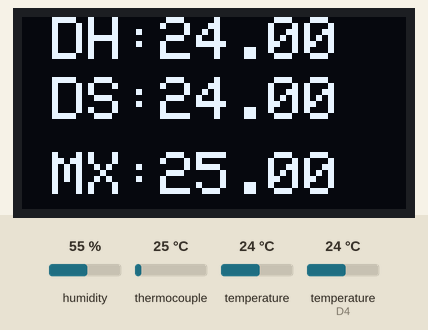
Recording of a sketch running on a simulated ESP8266 (NodeMCU). Shown: 128×64 one-colour display. Inputs (shaded band) come from the test bench; at power-on: thermocouple 25 °C, temperature 24 °C, temperature (sensor on D4) 24 °C, humidity 55 %. WiFi joins after 1.5 s; servers stay silent unless stated; uploads are accepted with an empty reply; what the sketch prints to the serial monitor is not drawn.

Above: at 5.4 s.
5.5 s: thermocouple set to 6 °C
At 10.9 s:
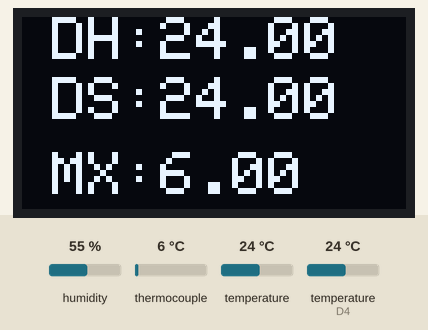
11.4 s: temperature (sensor 0) set to 12 °C
At 15.6 s:
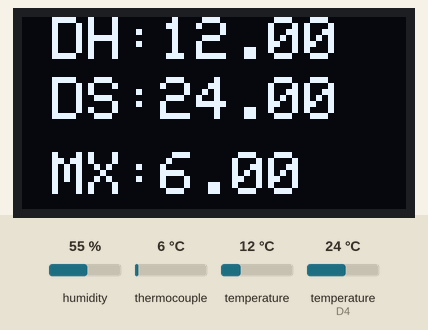
17.1 s: temperature (sensor on D4) set to 12 °C
At 21.5 s:
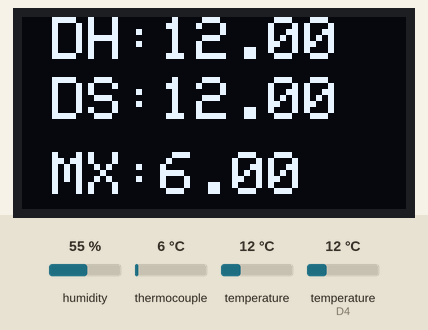
22.8 s: thermocouple set to 75 °C
At 26.1 s:
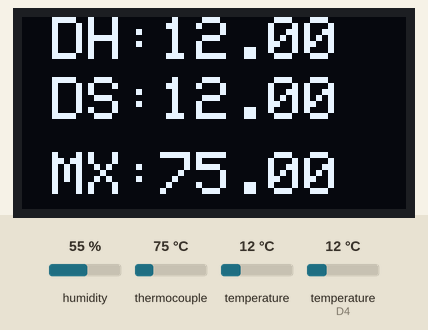
28.5 s: temperature (sensor 0) set to 19 °C
At 30.9 s:
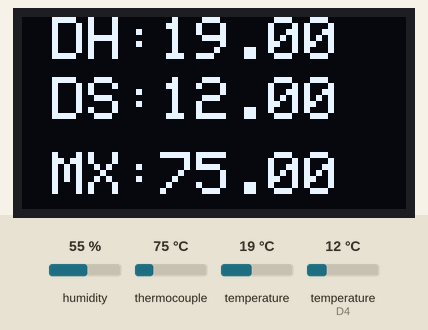
34.2 s: temperature (sensor on D4) set to 19 °C
At 36.7 s:
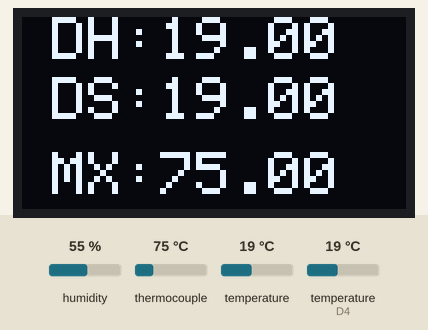
Timing chart, 0 to 38.2 s (numbered marks = the images above; inputs shaded):
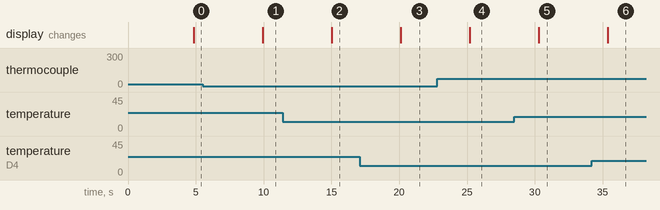

The sketch:

iot_based_various_temp_monitoring_using_google_sheet_final.ino
```cpp
#include <Adafruit_GFX.h>
#include <Adafruit_SSD1306.h>
#include <ESP8266WiFi.h>
#include <WiFiClientSecure.h>
///////////////////////////////////These libraries are for interfacing DHT sensor
#include "DHT.h"
const int DHTPIN = D3;
#define DHTTYPE DHT11   // DHT 11
DHT dht(DHTPIN, DHTTYPE);
//////////////////////////////////These libraries are for DS18B20 sensor
#include <OneWire.h>
#include <DallasTemperature.h>
#define ONE_WIRE_BUS D4
OneWire oneWire(ONE_WIRE_BUS);
// Pass our oneWire reference to Dallas Temperature sensor
DallasTemperature sensors(&oneWire);
/////////////////////////////////These libraries are for MAX6675 temperature sensor
#include <Wire.h>
#include <max6675.h>
#define CLK D5
#define CS D6
#define DO D7
MAX6675 thermocouple(CLK, CS, DO);
/////////////////////////////////////
#define ON_Board_LED 2  //--> Defining an On Board LED, used for indicators when the process of connecting to a wifi router

////////////////// SSD1306 oled Display instructions

#define SCREEN_WIDTH 128 // OLED display width, in pixels
#define SCREEN_HEIGHT 64 // OLED display height, in pixels
// Declaration for an SSD1306 display connected to I2C (SDA, SCL pins)
#define OLED_RESET     -1 // Reset pin # (or -1 if sharing Arduino reset pin)
Adafruit_SSD1306 display(SCREEN_WIDTH, SCREEN_HEIGHT, &Wire, OLED_RESET);

///////////////////////Variables for various temperature sensor
float temp; //to store the temperature value
float hum; // to store the humidity value
float dstemp;
float maxtemp;

const char* ssid = "theinfoflux"; //--> Your wifi name or SSID.
const char* password = "12345678"; //--> Your wifi password.


//----------------------------------------Host & httpsPort
const char* host = "script.google.com";
const int httpsPort = 443;
//----------------------------------------

WiFiClientSecure client; //--> Create a WiFiClientSecure object.

String Gsheetid = "AKfycbyKwCFWpEOB644N2tgFBo43ALoUGXB4qWM-ztUi8w-YmJsFFTNsZm8tEXJH14HtxJMO"; //--> spreadsheet script ID

void setup() {
  // put your setup code here, to run once:
  Serial.begin(115200);
  dht.begin();          //Begins to receive Temperature and humidity values.
  sensors.begin();
  display.begin(SSD1306_SWITCHCAPVCC, 0x3C);
  delay(2000);
  display.clearDisplay();
  display.setTextColor(WHITE);
  delay(500);

  WiFi.begin(ssid, password); //--> Connect to your WiFi router
  Serial.println("");

  pinMode(ON_Board_LED,OUTPUT); //--> On Board LED port Direction output
  digitalWrite(ON_Board_LED, HIGH); //--> Turn off Led On Board

  //----------------------------------------Wait for connection
  Serial.print("Connecting");
  while (WiFi.status() != WL_CONNECTED) {
    Serial.print(".");
    //----------------------------------------Make the On Board Flashing LED on the process of connecting to the wifi router.
    digitalWrite(ON_Board_LED, LOW);
    delay(250);
    digitalWrite(ON_Board_LED, HIGH);
    delay(250);
    //----------------------------------------
  }
  //----------------------------------------
  digitalWrite(ON_Board_LED, HIGH); //--> Turn off the On Board LED when it is connected to the wifi router.
  Serial.println("");
  Serial.print("Successfully connected to : ");
  Serial.println(ssid);
  Serial.print("IP address: ");
  Serial.println(WiFi.localIP());
  Serial.println();
  //----------------------------------------

  client.setInsecure();

}

void loop() {
 /////DHT sensor reading
 temp = dht.readTemperature();
 hum = dht.readHumidity();

 /////DS18B20 sensor reading
 sensors.requestTemperatures();
  dstemp=sensors.getTempCByIndex(0);

 /////MAX6675 sensor reading
  maxtemp = thermocouple.readCelsius();
 Serial.print("temperature = ");
 Serial.println(temp);
 Serial.print("humidity = ");
 Serial.println(hum);
  display.clearDisplay();
  display.setTextSize(2);
  display.setCursor(10, 0);
  display.print("DH:"+String(temp));
  display.setTextSize(2);
  display.setCursor(10, 20);
  display.print("DS:"+String(dstemp));
  display.setTextSize(2);
  display.setCursor(10,45);
  display.print("MX:"+String(maxtemp));
  display.display();

  String Temp = "Temperature : " + String(temp) + " °C";
  String Hum = "Humidity : " + String(hum) + " °C";
  sendData(temp, hum,dstemp,maxtemp);
  delay(3000);
}
// Subroutine for sending data to Google Sheets
void sendData(float tem, int hum, float dstemp,float maxtemp) {
  Serial.println("==========");
  Serial.print("connecting to ");
  Serial.println(host);

  //----------------------------------------Connect to Google host
  if (!client.connect(host, httpsPort)) {
    Serial.println("connection failed");
    return;
  }
  //----------------------------------------

  //----------------------------------------Processing data and sending data
  String string_temperature =  String(tem);
  String string_humidity =  String(hum, DEC);
  String string_dstemperature =  String(dstemp);
  String string_maxtemperature =  String(maxtemp);
  String url = "/macros/s/" + Gsheetid + "/exec?temperature=" + string_temperature + "&humidity=" + string_humidity+ "&ds18b20=" + string_dstemperature+ "&max6675=" + string_maxtemperature;
  Serial.print("requesting URL: ");
  Serial.println(url);

  client.print(String("GET ") + url + " HTTP/1.1\r\n" +
         "Host: " + host + "\r\n" +
         "User-Agent: BuildFailureDetectorESP8266\r\n" +
         "Connection: close\r\n\r\n");

  Serial.println("request sent");
  //----------------------------------------

  //----------------------------------------Checking whether the data was sent successfully or not
  while (client.connected()) {
    String line = client.readStringUntil('\n');
    if (line == "\r") {
      Serial.println("headers received");
      break;
    }
  }
  String line = client.readStringUntil('\n');
  if (line.startsWith("{\"state\":\"success\"")) {
    Serial.println("esp8266/Arduino CI successfull!");
  } else {
    Serial.println("esp8266/Arduino CI has failed");
  }
  Serial.print("reply was : ");
  Serial.println(line);
  Serial.println("closing connection");
  Serial.println("==========");
  Serial.println();

}
```

Measured:
- after the input at 5.5 s, the display: changes after 4.5 s (image 1)
- after the input at 11.4 s, the display: changes after 3.6 s (image 2)
- after the input at 17.1 s, the display: changes after 3.0 s (image 3)
- after the input at 22.8 s, the display: changes after 2.4 s (image 4)
- after the input at 28.5 s, the display: changes after 1.8 s (image 5)
- after the input at 34.2 s, the display: changes after 1.2 s (image 6)
